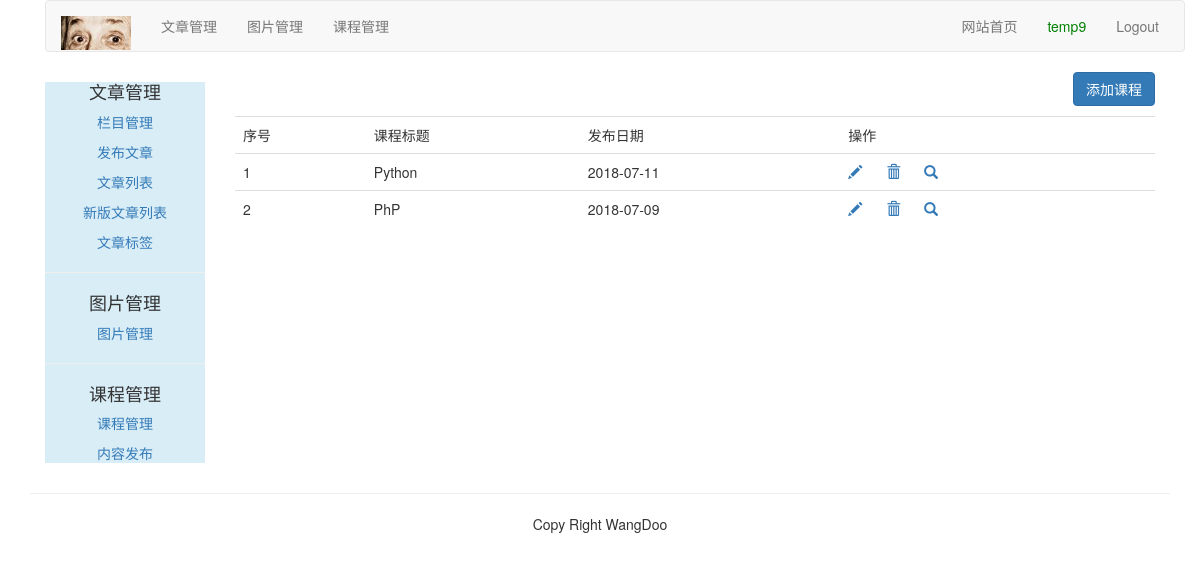
Page /course/manage-course/ (signed in) on the earlier database version.
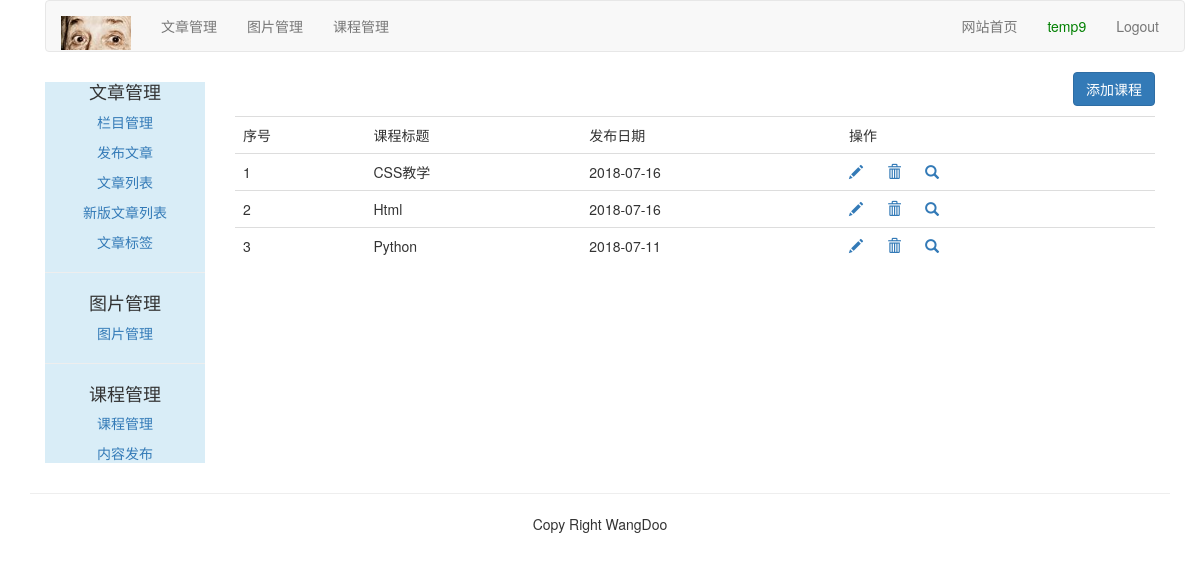
Same page on the later database version.
### course/models.py (models this page shows, shortened)
class Course(models.Model):
	user = models.ForeignKey(User, related_name='courses_user', on_delete=models.CASCADE)
	title = models.CharField(max_length=200)
	slug = models.SlugField(max_length=200, unique=True)
	overview = models.TextField()
	created = models.DateTimeField(auto_now_add=True)
	student = models.ManyToManyField(User, related_name="courses_joined", blank=True)
	class Meta:
		ordering = ('-created',)

### course/views.py (the view)
# urls.py: path('manage-course/', ManageCourseListView.as_view(), name='manage_course'),
class ManageCourseListView(UserCourseMixin, ListView):
	context_object_name = "courses"
	template_name = 'course/manage/manage_course_list.html'

### course/views.py (called while the page is built)
	def get_queryset(self):
		qs = super(UserMixin, self).get_queryset()
		return qs.filter(user=self.request.user)

### templates/course/manage/manage_course_list.html (shortened to what this page needs)
{% extends "article/base.html" %}
{% load staticfiles %}
{% block content %}
<div>
	<div class="text-right"><a href="{% url 'course:create_course' %}"><button type="button" class="btn btn-primary">添加课程</button></a></div>
	<table class="table table-hover" style="margin-top: 10px">
		<tr>
			<td>序号</td><td>课程标题</td><td>发布日期</td><td>操作</td>
		</tr>
		{% for course in courses %}
			<tr id="{{ forloop.counter }}">
				<td>{{ forloop.counter }}</td>
				<td>{{ course.title }}</td>
				<td>{{ course.created | date:"Y-m-d" }}</td>
				<td>
					<a href="#" name="edit"><span class="glyphicon glyphicon-pencil"></span></a>
					<a href="{% url 'course:delete_course' course.id %}" name="delete" class="delete"><span class="glyphicon glyphicon-trash" style="margin-left: 20px"></span></a>
					<a href="{% url 'course:list_lessons' course.id %}"><span class="glyphicon glyphicon-search" style="margin-left: 20px"></span></a>
				</td>
			</tr>
		{% endfor %}
	</table>
</div>
{% endblock %}

Differences in the rows shown:
removed Course: title "PhP", created "2018-07-09"
added Course: title "CSS教学", created "2018-07-16"
added Course: title "Html", created "2018-07-16"
